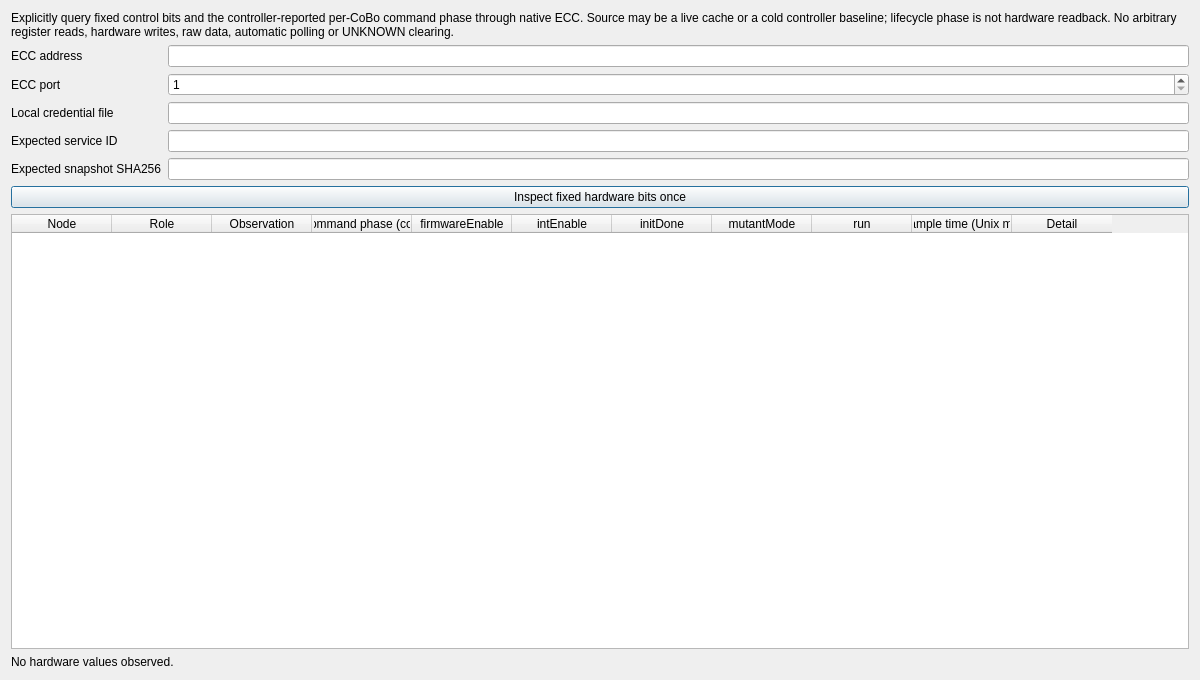
<?xml version="1.0" encoding="UTF-8"?>
<ui version="4.0"><class>HardwareStateWindow</class><widget class="QDialog" name="HardwareStateWindow"><property name="windowTitle"><string>Live hardware control bits / no recovery</string></property><property name="geometry"><rect><x>0</x><y>0</y><width>1200</width><height>680</height></rect></property><layout class="QVBoxLayout" name="layout"><item><widget class="QLabel" name="description"><property name="text"><string>Explicitly query fixed control bits and the controller-reported per-CoBo command phase through native ECC. Source may be a live cache or a cold controller baseline; lifecycle phase is not hardware readback. No arbitrary register reads, hardware writes, raw data, automatic polling or UNKNOWN clearing.</string></property><property name="wordWrap"><bool>true</bool></property></widget></item><item><layout class="QFormLayout" name="fields"><item row="0" column="0"><widget class="QLabel" name="addressLabel"><property name="text"><string>ECC address</string></property></widget></item><item row="0" column="1"><widget class="QLineEdit" name="address"></widget></item><item row="1" column="0"><widget class="QLabel" name="portLabel"><property name="text"><string>ECC port</string></property></widget></item><item row="1" column="1"><widget class="QSpinBox" name="port"><property name="minimum"><number>1</number></property><property name="maximum"><number>65535</number></property></widget></item><item row="2" column="0"><widget class="QLabel" name="credentialLabel"><property name="text"><string>Local credential file</string></property></widget></item><item row="2" column="1"><widget class="QLineEdit" name="credential"></widget></item><item row="3" column="0"><widget class="QLabel" name="serviceLabel"><property name="text"><string>Expected service ID</string></property></widget></item><item row="3" column="1"><widget class="QLineEdit" name="service"></widget></item><item row="4" column="0"><widget class="QLabel" name="snapshotLabel"><property name="text"><string>Expected snapshot SHA256</string></property></widget></item><item row="4" column="1"><widget class="QLineEdit" name="snapshot"></widget></item></layout></item><item><widget class="QPushButton" name="inspect"><property name="text"><string>Inspect fixed hardware bits once</string></property></widget></item><item><widget class="QTableWidget" name="nodes"><property name="editTriggers"><set>QAbstractItemView::NoEditTriggers</set></property><column><property name="text"><string>Node</string></property></column><column><property name="text"><string>Role</string></property></column><column><property name="text"><string>Observation</string></property></column><column><property name="text"><string>CoBo command phase (controller)</string></property></column><column><property name="text"><string>firmwareEnable</string></property></column><column><property name="text"><string>intEnable</string></property></column><column><property name="text"><string>initDone</string></property></column><column><property name="text"><string>mutantMode</string></property></column><column><property name="text"><string>run</string></property></column><column><property name="text"><string>Sample time (Unix ms)</string></property></column><column><property name="text"><string>Detail</string></property></column></widget></item><item><widget class="QLabel" name="status"><property name="text"><string>No hardware values observed.</string></property><property name="textFormat"><enum>Qt::PlainText</enum></property><property name="wordWrap"><bool>true</bool></property></widget></item></layout></widget><resources/><connections/></ui>
